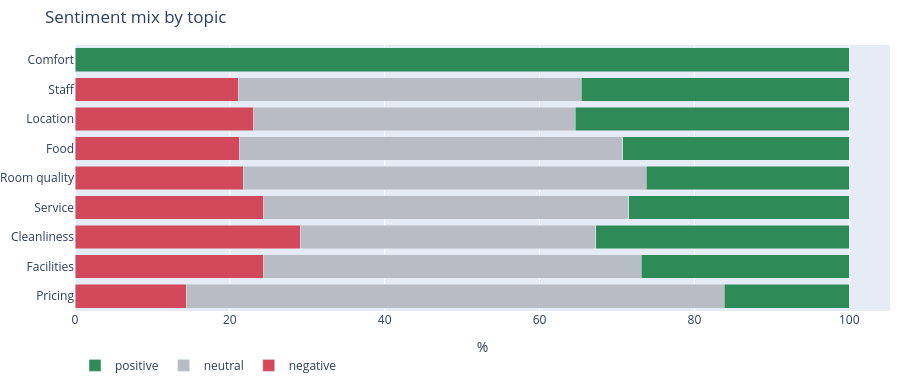
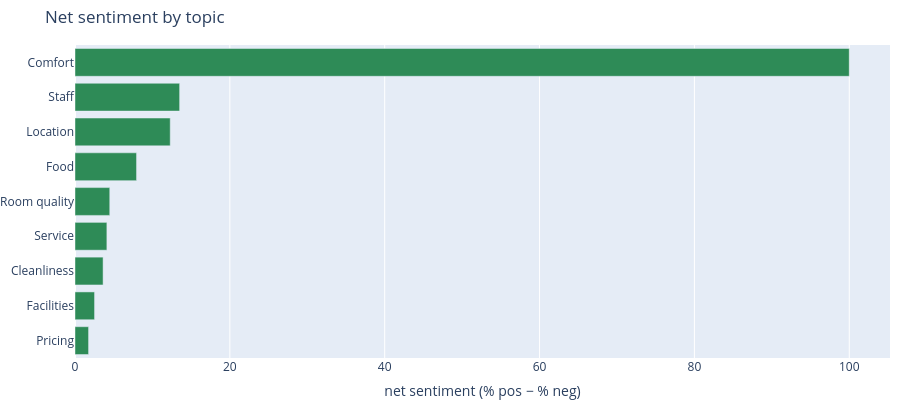
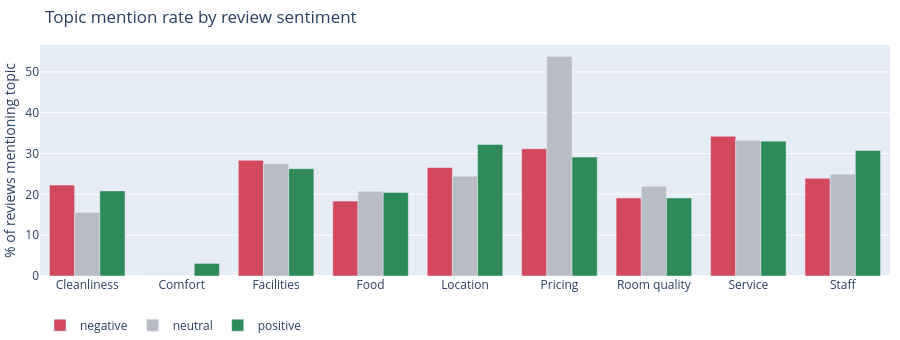

Notebook cell for these charts, in order:
### Markdown cell above
### Topics & topic-level sentiment

### Code cell
view_topics(rev0, sen0)

### Figure 1 — Plotly figure (JSON) as saved in the notebook; plotly's stock layout.template omitted (floating-point values rounded to 4 significant figures)
{"data": [{"customdata": [15292, 9665, 6725, 12145, 7017, 6931, 9813, 9324, 353], "hovertemplate": "%{y}<br>negative: %{x:.1f}%<br>n=%{customdata:,}<extra></extra>", "marker": {"color": "#D1495B"}, "name": "negative", "orientation": "h", "type": "bar", "x": [14.4, 24.37, 29.1, 24.36, 21.76, 21.31, 23.06, 21.07, 0.0], "y": ["Pricing", "Facilities", "Cleanliness", "Service", "Room quality", "Food", "Location", "Staff", "Comfort"]}, {"customdata": [15292, 9665, 6725, 12145, 7017, 6931, 9813, 9324, 353], "hovertemplate": "%{y}<br>neutral: %{x:.1f}%<br>n=%{customdata:,}<extra></extra>", "marker": {"color": "#B8BCC4"}, "name": "neutral", "orientation": "h", "type": "bar", "x": [69.45, 48.74, 38.17, 47.16, 51.99, 49.43, 41.58, 44.34, 0.0], "y": ["Pricing", "Facilities", "Cleanliness", "Service", "Room quality", "Food", "Location", "Staff", "Comfort"]}, {"customdata": [15292, 9665, 6725, 12145, 7017, 6931, 9813, 9324, 353], "hovertemplate": "%{y}<br>positive: %{x:.1f}%<br>n=%{customdata:,}<extra></extra>", "marker": {"color": "#2E8B57"}, "name": "positive", "orientation": "h", "type": "bar", "x": [16.15, 26.89, 32.73, 28.48, 26.25, 29.26, 35.36, 34.59, 100.0], "y": ["Pricing", "Facilities", "Cleanliness", "Service", "Room quality", "Food", "Location", "Staff", "Comfort"]}], "layout": {"barmode": "stack", "height": 380, "legend": {"orientation": "h", "y": -0.15}, "margin": {"b": 0, "l": 0, "r": 10, "t": 45}, "title": {"text": "Sentiment mix by topic"}, "xaxis": {"title": {"text": "%"}}}}

### Figure 2 — Plotly figure (JSON) as saved in the notebook; plotly's stock layout.template omitted (floating-point values rounded to 4 significant figures)
{"data": [{"customdata": [15292, 9665, 6725, 12145, 7017, 6931, 9813, 9324, 353], "hovertemplate": "%{y}<br>net %{x:.1f}<br>n=%{customdata:,}<extra></extra>", "marker": {"color": ["#2E8B57", "#2E8B57", "#2E8B57", "#2E8B57", "#2E8B57", "#2E8B57", "#2E8B57", "#2E8B57", "#2E8B57"]}, "orientation": "h", "type": "bar", "x": [1.753, 2.525, 3.628, 4.117, 4.489, 7.95, 12.3, 13.51, 100.0], "y": ["Pricing", "Facilities", "Cleanliness", "Service", "Room quality", "Food", "Location", "Staff", "Comfort"]}], "layout": {"height": 400, "legend": {"orientation": "h", "y": -0.15}, "margin": {"b": 0, "l": 0, "r": 10, "t": 45}, "title": {"text": "Net sentiment by topic"}, "xaxis": {"title": {"text": "net sentiment (% pos − % neg)"}}}}

### Figure 3 — Plotly figure (JSON) as saved in the notebook; plotly's stock layout.template omitted (floating-point values rounded to 4 significant figures)
{"data": [{"marker": {"color": "#D1495B"}, "name": "negative", "type": "bar", "x": ["Cleanliness", "Comfort", "Facilities", "Food", "Location", "Pricing", "Room quality", "Service", "Staff"], "y": [22.28, 0.0, 28.34, 18.35, 26.58, 31.17, 19.13, 34.22, 23.94]}, {"marker": {"color": "#B8BCC4"}, "name": "neutral", "type": "bar", "x": ["Cleanliness", "Comfort", "Facilities", "Food", "Location", "Pricing", "Room quality", "Service", "Staff"], "y": [15.55, 0.0, 27.52, 20.77, 24.43, 53.76, 21.96, 33.27, 24.93]}, {"marker": {"color": "#2E8B57"}, "name": "positive", "type": "bar", "x": ["Cleanliness", "Comfort", "Facilities", "Food", "Location", "Pricing", "Room quality", "Service", "Staff"], "y": [20.86, 3.1, 26.3, 20.49, 32.22, 29.14, 19.13, 33.04, 30.76]}], "layout": {"barmode": "group", "height": 340, "legend": {"orientation": "h", "y": -0.15}, "margin": {"b": 0, "l": 0, "r": 10, "t": 45}, "title": {"text": "Topic mention rate by review sentiment"}, "yaxis": {"title": {"text": "% of reviews mentioning topic"}}}}
